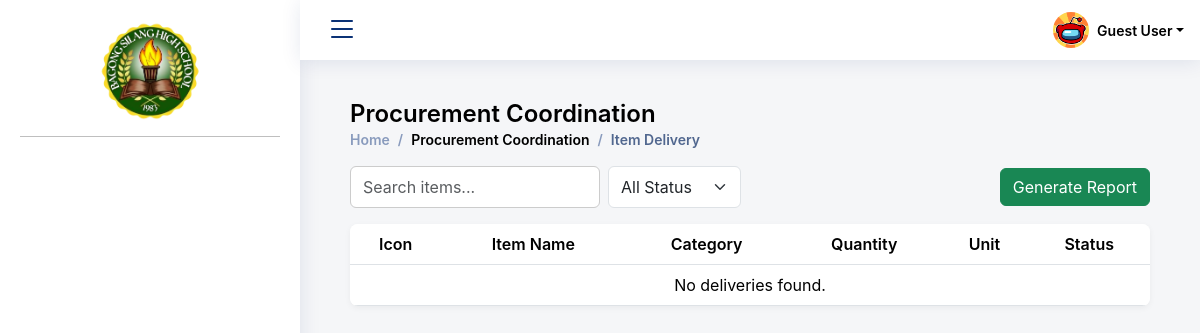
Page /User_Admin/Procurement/procurement.php on the earlier database version.
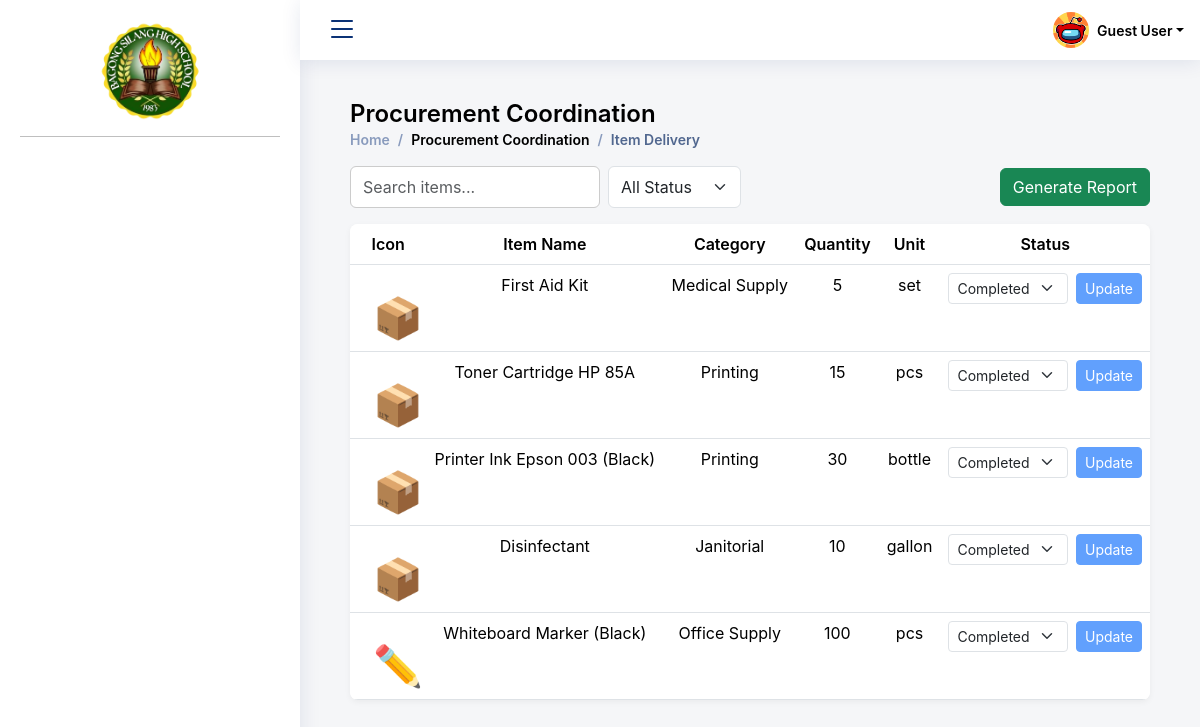
Same page on the later database version.
### tables this page shows
CREATE TABLE `bcp_sms4_procurement` (
  `procurement_id` int NOT NULL AUTO_INCREMENT,
  `item_id` int NOT NULL,
  `quantity` int NOT NULL,
  `request_date` date NOT NULL,
  `requested_by` varchar(100) NOT NULL,
  `approved_by` varchar(100) DEFAULT NULL,
  `expected_date` date DEFAULT NULL,
  `reason` text,
  `status` enum('Pending','Approved','Rejected','Completed') DEFAULT 'Pending',
  `created_at` timestamp NOT NULL DEFAULT CURRENT_TIMESTAMP,
  PRIMARY KEY (`procurement_id`),
  KEY `fk_procurement_item` (`item_id`),
  CONSTRAINT `fk_procurement_item` FOREIGN KEY (`item_id`) REFERENCES `bcp_sms4_items` (`item_id`)
);

CREATE TABLE `bcp_sms4_items` (
  `item_id` int NOT NULL AUTO_INCREMENT,
  `item_name` varchar(100) NOT NULL,
  `category` varchar(50) NOT NULL,
  `item_type` enum('Asset','Consumable') NOT NULL,
  `unit` varchar(50) NOT NULL,
  PRIMARY KEY (`item_id`)
);

### User_Admin/Procurement/procurement.php (the view, shortened to what this page needs)
<?php
include_once '../../connection.php';
$query = "SELECT
            p.procurement_id,
            i.item_name AS item,
            i.category,
            p.quantity AS qty,
            i.unit,
            p.status
          FROM bcp_sms4_procurement p
          JOIN bcp_sms4_items i ON p.item_id = i.item_id
          ORDER BY
            CASE WHEN p.status = 'Completed' THEN 2 ELSE 1 END,
            p.procurement_id DESC";
$result = $conn->query($query);
$deliveries = [];
if ($result && $result->num_rows > 0) {
    while ($row = $result->fetch_assoc()) {
        $icon = "📦";
        if (stripos($row['category'], 'electronics') !== false) $icon = "💻";
        elseif (stripos($row['category'], 'furniture') !== false) $icon = "🪑";
        elseif (stripos($row['category'], 'consumables') !== false) $icon = "🎨";
        elseif (stripos($row['category'], 'office') !== false) $icon = "✏️";
        elseif (stripos($row['category'], 'cleaning') !== false) $icon = "🧹";
        $deliveries[] = [
            "procurement_id" => $row['procurement_id'],
            "icon" => $icon,
            "item" => $row['item'],
            "category" => $row['category'],
            "qty" => $row['qty'],
            "unit" => $row['unit'],
            "status" => $row['status']
        ];
    }
}
?>
<!DOCTYPE html>
<html lang="en">
<head>
  <link href="../../assets/vendor/bootstrap/css/bootstrap.min.css" rel="stylesheet">
  <link href="../../assets/vendor/bootstrap-icons/bootstrap-icons.css" rel="stylesheet">
  <link href="../../assets/css/style.css" rel="stylesheet">
  <link href="../../assets/css/procurement.css" rel="stylesheet">
</head>
<body>
<?php include "../../components/nav-bar.php"; ?>
<main id="main" class="main">
  <div class="pagetitle">
    <h1>Procurement Coordination</h1>
    <nav>
      <ol class="breadcrumb">
        <li class="breadcrumb-item"><a href="<?=BASE_URL?>User_Admin/dashboard.php">Home</a></li>
        <li class="breadcrumb-item">Procurement Coordination</li>
        <li class="breadcrumb-item active">Item Delivery</li>
      </ol>
    </nav>
  </div>
  <div class="controls d-flex justify-content-between align-items-center mb-3">
    <div class="d-flex gap-2">
      <input type="text" id="search" class="form-control" placeholder="Search items...">
      <select id="statusFilter" class="form-select w-auto">
        <option value="All">All Status</option>
      </select>
    </div>
    <button
        class="btn btn-success"
        data-bs-toggle="modal"
        data-bs-target="#reportModal">
        Generate Report
    </button>
  </div>
  <div id="tableView">
    <table id="deliveryTable" class="table">
      <thead>
        <tr>
          <th>Icon</th>
          <th>Item Name</th>
          <th>Category</th>
          <th>Quantity</th>
          <th>Unit</th>
          <th>Status</th>
        </tr>
      </thead>
      <tbody>
        <?php if (!empty($deliveries)): ?>
          <?php foreach ($deliveries as $d): ?>
            <tr>
              <td><span class="icon"><?= $d['icon']; ?></span></td>
              <td><?= htmlspecialchars($d['item']); ?></td>
              <td><?= htmlspecialchars($d['category']); ?></td>
              <td><?= htmlspecialchars($d['qty']); ?></td>
              <td><?= htmlspecialchars($d['unit']); ?></td>
              <td>
                <form method="POST" action="assign_tag.php" class="d-flex align-items-center gap-2">
                  <select name="status" class="form-select form-select-sm">
                    <option value="Completed" <?= $d['status']=="Completed" ? "selected" : "" ?>>Completed</option>
                  </select>
                  <button
                    type="submit"
                    class="btn btn-sm btn-primary update-btn"
                    data-original="<?= $d['status']; ?>"
                    <?= $d['status']=="Completed" ? "disabled" : "" ?>>
                    Update
                  </button>
                </form>
              </td>
            </tr>
          <?php endforeach; ?>
        <?php else: ?>
          <tr><td colspan="6">No deliveries found.</td></tr>
        <?php endif; ?>
      </tbody>
    </table>
  </div>
</main>
</body>
</html>

Differences in the rows shown:
added bcp_sms4_procurement: icon "📦", item.item_name "First Aid Kit", item.category "Medical Supply", quantity "5", item.unit "set", status "Completed"
added bcp_sms4_procurement: icon "📦", item.item_name "Toner Cartridge HP 85A", item.category "Printing", quantity "15", item.unit "pcs", status "Completed"
added bcp_sms4_procurement: icon "📦", item.item_name "Printer Ink Epson 003 (Black)", item.category "Printing", quantity "30", item.unit "bottle", status "Completed"
added bcp_sms4_procurement: icon "📦", item.item_name "Disinfectant", item.category "Janitorial", quantity "10", item.unit "gallon", status "Completed"
added bcp_sms4_procurement: icon "✏️", item.item_name "Whiteboard Marker (Black)", item.category "Office Supply", quantity "100", item.unit "pcs", status "Completed"
Other differences:
text no longer shown: "No deliveries found."
